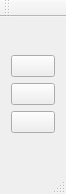
<?xml version="1.0" encoding="UTF-8"?>
<ui version="4.0">
 <class>MainWindow</class>
 <widget class="QMainWindow" name="MainWindow">
  <property name="geometry">
   <rect>
    <x>0</x>
    <y>0</y>
    <width>66</width>
    <height>194</height>
   </rect>
  </property>
  <property name="windowTitle">
   <string>MainWindow</string>
  </property>
  <widget class="QWidget" name="centralWidget">
   <layout class="QGridLayout" name="gridLayout">
    <item row="0" column="0">
     <layout class="QVBoxLayout" name="verticalLayout">
      <item>
       <widget class="QPushButton" name="pushButtonAdd">
        <property name="text">
         <string/>
        </property>
        <property name="icon">
         <iconset>
          <normaloff>../../../../../../usr/share/icons/gnome/32x32/actions/player_eject.png</normaloff>../../../../../../usr/share/icons/gnome/32x32/actions/player_eject.png</iconset>
        </property>
       </widget>
      </item>
      <item>
       <widget class="QPushButton" name="pushButtonPlay">
        <property name="text">
         <string/>
        </property>
        <property name="icon">
         <iconset>
          <normaloff>../../../../../../usr/share/icons/gnome/32x32/actions/gtk-media-play-ltr.png</normaloff>../../../../../../usr/share/icons/gnome/32x32/actions/gtk-media-play-ltr.png</iconset>
        </property>
       </widget>
      </item>
      <item>
       <widget class="QPushButton" name="pushButtonNext">
        <property name="text">
         <string/>
        </property>
        <property name="icon">
         <iconset>
          <normaloff>../../../../../../usr/share/icons/gnome/32x32/actions/media-skip-forward.png</normaloff>../../../../../../usr/share/icons/gnome/32x32/actions/media-skip-forward.png</iconset>
        </property>
       </widget>
      </item>
     </layout>
    </item>
   </layout>
  </widget>
  <widget class="QMenuBar" name="menuBar">
   <property name="geometry">
    <rect>
     <x>0</x>
     <y>0</y>
     <width>66</width>
     <height>25</height>
    </rect>
   </property>
  </widget>
  <widget class="QToolBar" name="mainToolBar">
   <attribute name="toolBarArea">
    <enum>TopToolBarArea</enum>
   </attribute>
   <attribute name="toolBarBreak">
    <bool>false</bool>
   </attribute>
  </widget>
  <widget class="QStatusBar" name="statusBar"/>
 </widget>
 <layoutdefault spacing="6" margin="11"/>
 <resources/>
 <connections>
  <connection>
   <sender>pushButtonAdd</sender>
   <signal>clicked()</signal>
   <receiver>MainWindow</receiver>
   <slot>addFiles()</slot>
   <hints>
    <hint type="sourcelabel">
     <x>21</x>
     <y>64</y>
    </hint>
    <hint type="destinationlabel">
     <x>320</x>
     <y>93</y>
    </hint>
   </hints>
  </connection>
  <connection>
   <sender>pushButtonNext</sender>
   <signal>clicked()</signal>
   <receiver>MainWindow</receiver>
   <slot>nextFile()</slot>
   <hints>
    <hint type="sourcelabel">
     <x>24</x>
     <y>136</y>
    </hint>
    <hint type="destinationlabel">
     <x>383</x>
     <y>325</y>
    </hint>
   </hints>
  </connection>
  <connection>
   <sender>pushButtonPlay</sender>
   <signal>clicked()</signal>
   <receiver>MainWindow</receiver>
   <slot>playPause()</slot>
   <hints>
    <hint type="sourcelabel">
     <x>38</x>
     <y>107</y>
    </hint>
    <hint type="destinationlabel">
     <x>361</x>
     <y>136</y>
    </hint>
   </hints>
  </connection>
 </connections>
 <slots>
  <slot>playPause()</slot>
  <slot>addFiles()</slot>
  <slot>nextFile()</slot>
 </slots>
</ui>
